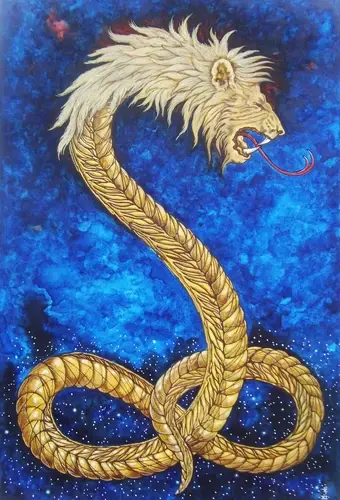
#> input picture imagensOri/Demiurgo.png, 340 x 500 px
$ python gradiente.py
#> lines starting #> are read from the running program, lines starting #| are printed output that depends on the picture
### imports.py
import skimage as ski
import shutil, os
import matplotlib.pyplot as plt
import numpy as np
import random
import bisect

def SalvarNovaImagem(imagem, nomeImagem):

    if imagem.dtype == np.float64:
        imagem = (imagem * 255).astype(np.uint8)
    elif imagem.dtype == bool:
        imagem = ski.img_as_ubyte(imagem)

    ski.io.imsave(f"imagensGer/{nomeImagem}.png", imagem)

### gradiente.py
from imports import *
from scipy import ndimage

def AplicarFiltroSobel(imagem):

    sobelX = np.array([[-1, 0, 1],
                       [-2, 0, 2],
                       [-1, 0, 1]], dtype=np.float32)

    sobelY = np.array([[-1, -2, -1],
                       [ 0,  0,  0],
                       [ 1,  2,  1]], dtype=np.float32)

    gradienteX = ndimage.convolve(imagem.astype(np.float32), sobelX, mode='reflect')
    gradienteY = ndimage.convolve(imagem.astype(np.float32), sobelY, mode='reflect')
    gradiente = np.sqrt(gradienteX**2 + gradienteY**2)

    gradiente = np.clip(gradiente, 0, 255)
    return gradiente.astype(np.uint8)

def ConverterParaCinza(imagem):
    if len(imagem.shape) == 3:
        imagemCinza = np.dot(imagem[...,:3], [0.299, 0.587, 0.114])
        return imagemCinza.astype(np.uint8)
    return imagem

def ProcessarGradiente(caminhoImagem, salvarResultado=True):

#> called with caminhoImagem = 'imagensOri/Demiurgo.png', salvarResultado = True
    try:
        imagem = ski.io.imread(caminhoImagem)
#> imagem is the input picture: shape (500, 340, 3); mean R, G, B 85.9, 105.4, 139.3
        print(f"Imagem carregada: {imagem.shape}")
#| Imagem carregada: (500, 340, 3)

        if len(imagem.shape) == 3:
            imagemCinza = ConverterParaCinza(imagem)
#> in ConverterParaCinza, `imagemCinza = np.dot(imagem[...,:3], [0.299, 0.587, 0.114])`:
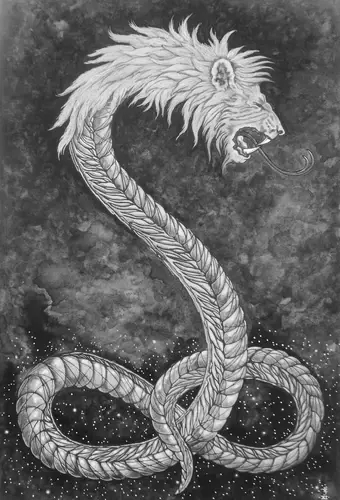
#> imagemCinza: shape (500, 340) float64; min 9.21, max 255, mean 103.5
            print("Imagem convertida para escala de cinza")
        else:
            imagemCinza = imagem

        imagemProcessada = AplicarFiltroSobel(imagemCinza)
#> in AplicarFiltroSobel, `gradienteX = ndimage.convolve(imagem.astype(np.float32), sobelX, mode=..`:
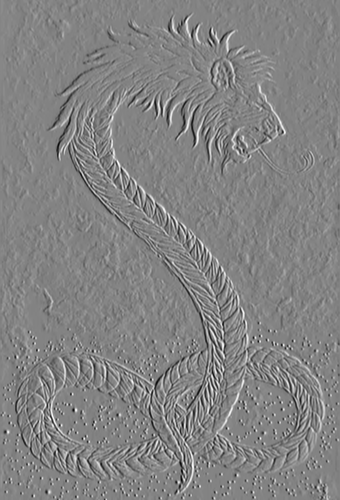
#> gradienteX: shape (500, 340) float32; min -689, max 648, mean -0.1; drawn with min black and max white
#> in AplicarFiltroSobel, `gradienteY = ndimage.convolve(imagem.astype(np.float32), sobelY, mode=..`:
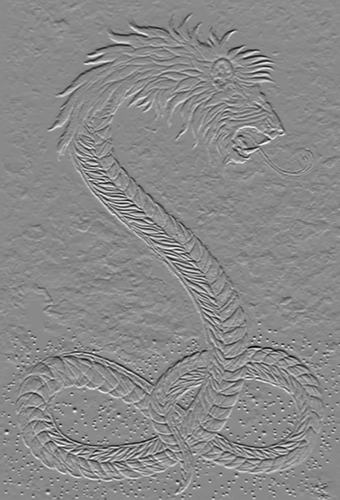
#> gradienteY: shape (500, 340) float32; min -753, max 645, mean 0.6; drawn with min black and max white
#> in AplicarFiltroSobel, `gradiente = np.sqrt(gradienteX**2 + gradienteY**2)`:
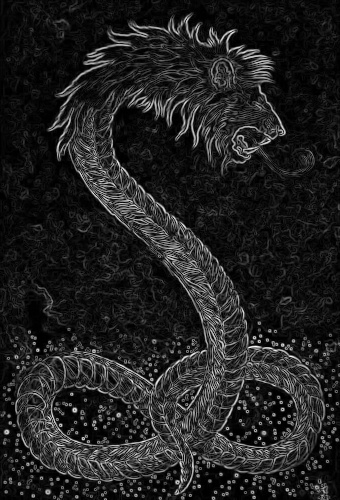
#> gradiente: shape (500, 340) float32; min 0, max 753.6, mean 100.6; drawn with min black and max white
#> in AplicarFiltroSobel, `gradiente = np.clip(gradiente, 0, 255)`:
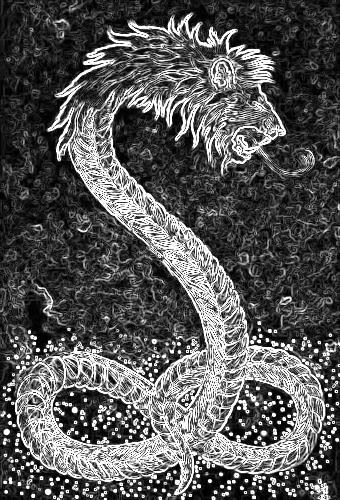
#> gradiente: shape (500, 340) float32; min 0, max 255, mean 87.7
        nomeArquivo = "imagemGradiente_Sobel"
        print("Filtro Sobel aplicado (ambas direções)")

        if salvarResultado:
            SalvarNovaImagem(imagemProcessada, nomeArquivo)
            print(f"Imagem processada salva como: imagensGer/{nomeArquivo}.png")

        return imagemProcessada

    except FileNotFoundError:
        print("Arquivo de imagem não encontrado. Verifique o caminho em imagensOri/")
        return None
    except Exception as e:
        print(f"Erro ao processar a imagem: {e}")
        return None

if __name__ == "__main__":
    print("=== PROCESSAMENTO COM FILTRO SOBEL ===\n")

    caminhoImagem = "imagensOri/Demiurgo.png"

    print("Aplicando Filtro Sobel (ambas direções):")
    ProcessarGradiente(caminhoImagem)

    print("\n=== PROCESSAMENTO CONCLUÍDO ===")
